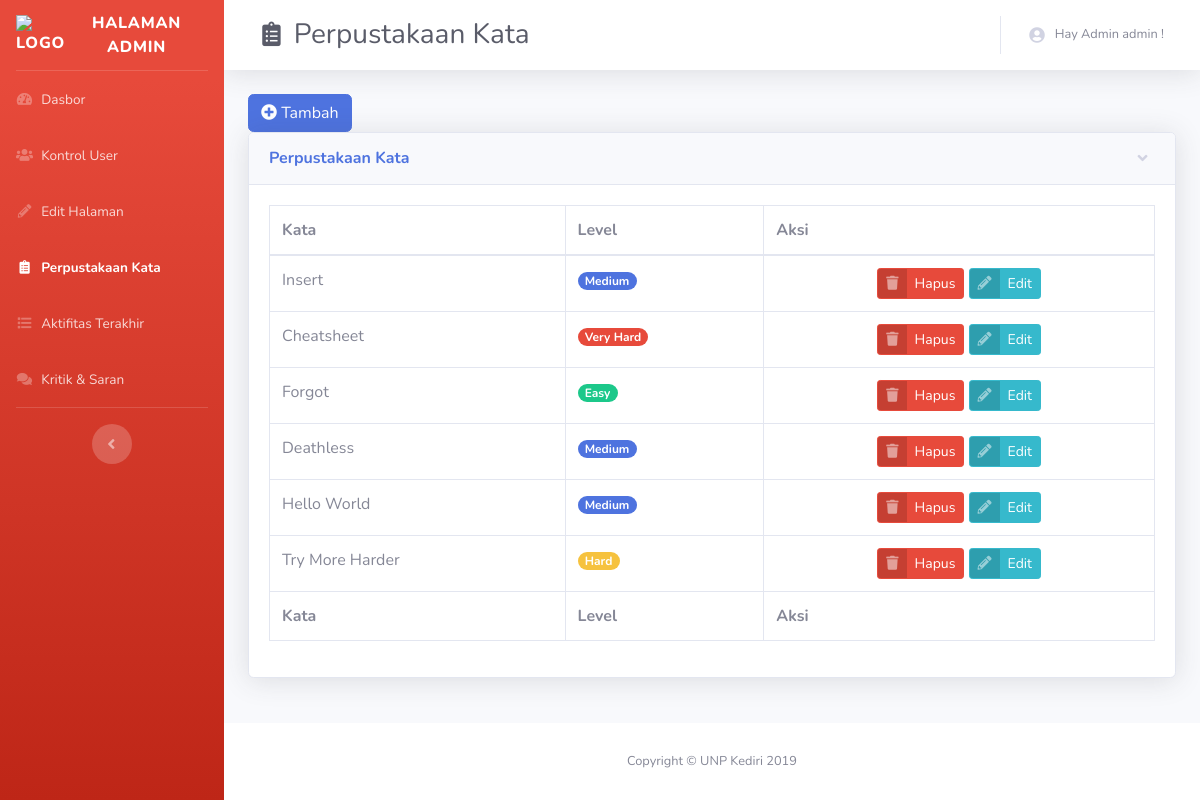
/perpus.php (signed in), run on an earlier commit of the app's database.
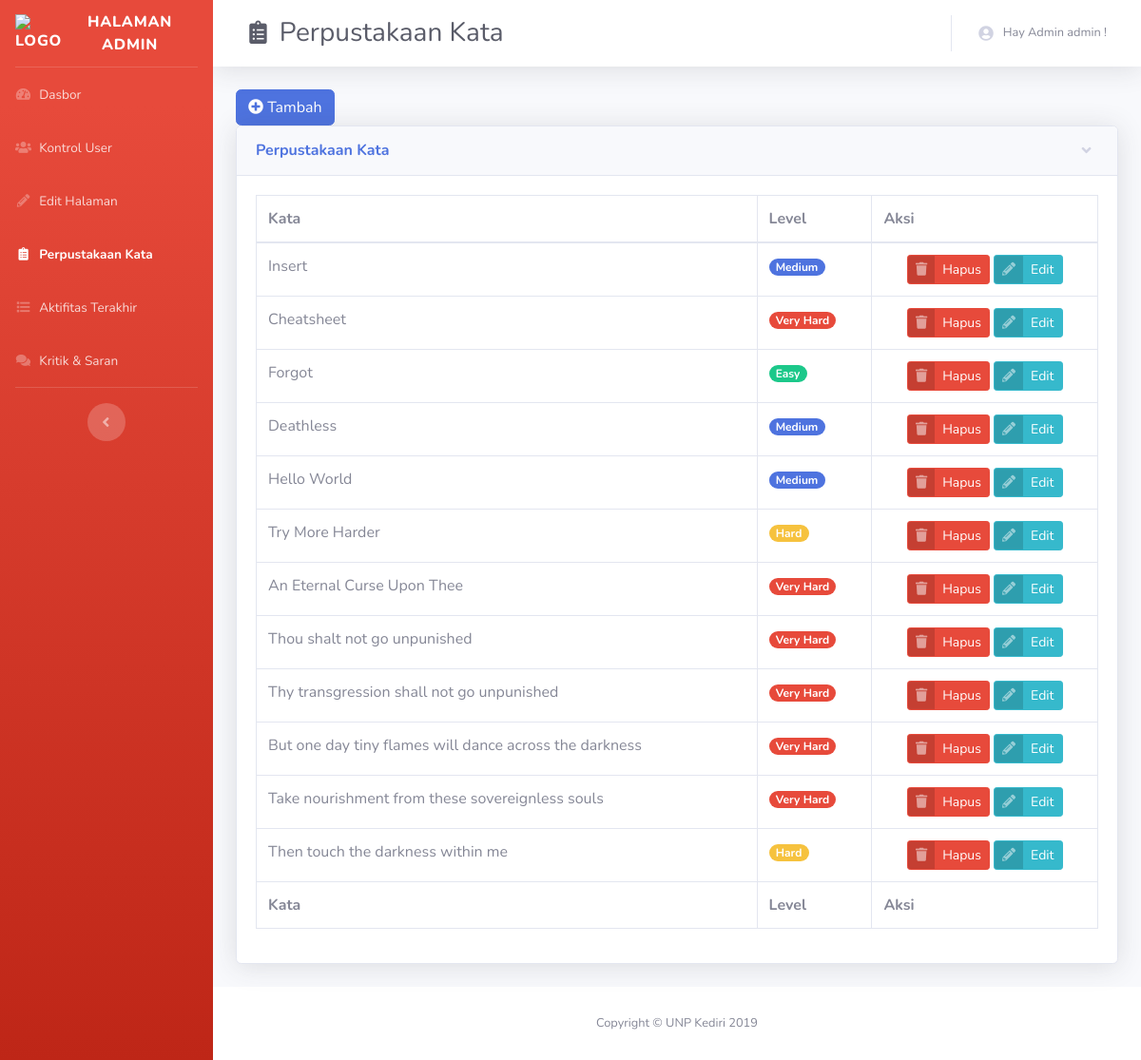
And on a later commit of the database.
### tables this page shows
CREATE TABLE `kata` (
  `id` int(11) NOT NULL,
  `lvl` int(11) NOT NULL,
  `kata` varchar(9999) NOT NULL
);

### perpus.php (the view, shortened to what this page needs)
<!DOCTYPE html>
<html lang="en">
<head>
<?php
include 'partials/head.php';
?>
</head>
<body id="page-top">
  <div id="wrapper">
    <?php include 'partials/sidebar.php'; ?>
    <div id="content-wrapper" class="d-flex flex-column">
      <div id="content">
      <?php include 'partials/navbar.php'; ?>
        <div class="container-fluid">
          <a class="btn btn-primary" href="#" data-toggle="modal" data-target="#addModal">
                  <i class="fas fa-plus-circle"></i>
                  Tambah
                </a>
          <div class="card shadow mb-4">
                <a href="#collapseCardExample" class="d-block card-header py-3" data-toggle="collapse" role="button" aria-expanded="true" aria-controls="collapseCardExample">
                  <h6 class="m-0 font-weight-bold text-primary">Perpustakaan Kata</h6>
                </a>
                <div class="collapse show" id="collapseCardExample">
                  <div class="card-body">
                    <div class="table-responsive">
                      <table class="table table-bordered" id="dataTable" width="100%" cellspacing="0">
                        <thead>
                          <tr>
                            <th>Kata</th>
                            <th>Level</th>
                            <th>Aksi</th>
                          </tr>
                        </thead>
                        <tfoot>
                          <tr>
                            <th>Kata</th>
                            <th>Level</th>
                            <th>Aksi</th>
                          </tr>
                        </tfoot>
                        <tbody>
                            <?php $show = mysqli_query($conn, "SELECT * FROM kata");
                            while ($row = mysqli_fetch_array($show)) {
                              echo "<tr><td>".$row['kata']."</td>";
                              if($row['lvl'] == 1){
                                echo "<td><span class='badge badge-pill badge-success'>Easy</span></td>";
                              }elseif($row['lvl'] == 2){
                                echo "<td><span class='badge badge-pill badge-primary'>Medium</span></td>";
                              }elseif($row['lvl'] == 3){
                                echo "<td><span class='badge badge-pill badge-warning'>Hard</span></td>";
                              }else{
                                echo "<td><span class='badge badge-pill badge-danger'>Very Hard</span></td>";
                              }
                            ?>
                            <td align='center'>
                  <a href="#" data-toggle="modal" data-target="#delModal" data-id="<?php echo $row['kata']; ?>" class='btn btn-danger btn-icon-split btn-sm'>
                    <span class='icon text-white-50'>
                      <i class='fas fa-trash'></i>
                    </span>
                    <span class='text'>Hapus</span>
                  </a>
                  <a href="#" data-toggle="modal" data-target="#editModal" data-dif="<?php echo $row['lvl']; ?>" data-id="<?php echo $row['kata']; ?>" class='btn btn-info btn-icon-split btn-sm'>
                    <span class='icon text-white-50'>
                      <i class='fas fa-pencil-alt'></i>
                    </span>
                    <span class='text'>Edit</span>
                  </a></td>
                          </tr><?php } ?>
                        </tbody>
                      </table>
                    </div>
                  </div>
                </div>
              </div>
        </div>
      </div>
      <?php include 'partials/footer.php'; ?>
    </div>
  </div>
</body>
</html>

What changed in the data, as far as the page shows it:
added kata: kata "An Eternal Curse Upon Thee", lvl "Very Hard"
added kata: kata "Thou shalt not go unpunished", lvl "Very Hard"
added kata: kata "Thy transgression shall not go unpunished", lvl "Very Hard"
added kata: kata "But one day tiny flames will dance across the darkness", lvl "Very Hard"
added kata: kata "Take nourishment from these sovereignless souls", lvl "Very Hard"
added kata: kata "Then touch the darkness within me", lvl "Hard"
